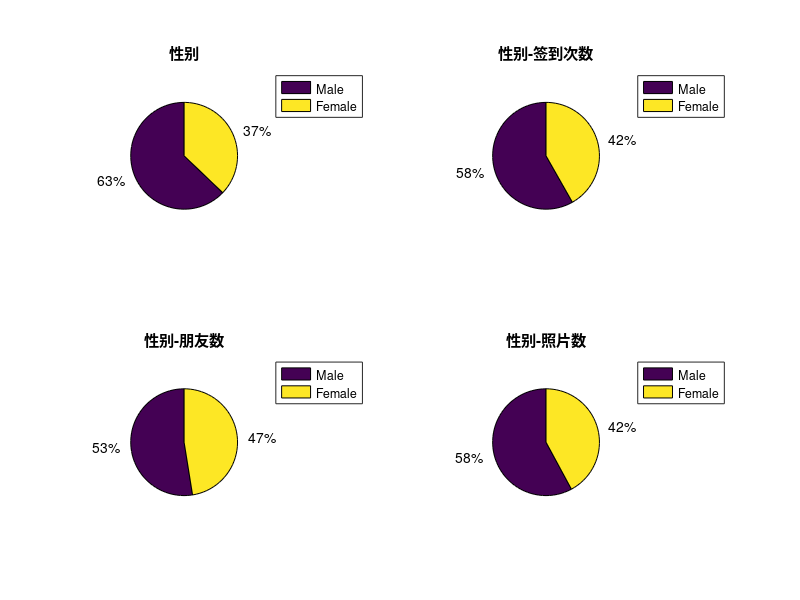

This figure's MATLAB source:
%旅行者个人信息
%载入数据
load msg.mat

%二维数据饼状图
A=[sum(gend),N-sum(gend)];
figure;
subplot(2,2,1);
pie(A);
title('性别');
legend('Male','Female','Location','NorthEastOutside');

chk_gend_m=gend.*chk_ct;
chk_gend_f=chk_ct-chk_gend_m;
B=[sum(chk_gend_m)/sum(gend),sum(chk_gend_f)/(N-sum(gend))];
subplot(2,2,2);
pie(B);
title('性别-签到次数');
legend('Male','Female','Location','NorthEastOutside');

frd_gend_m=gend.*friend;
frd_gend_f=friend-frd_gend_m;
C=[sum(frd_gend_m)/sum(gend),sum(frd_gend_f)/(N-sum(gend))];
subplot(2,2,3);
pie(C);
title('性别-朋友数');
legend('Male','Female','Location','NorthEastOutside');

pho_gend_m=gend.*photo;
pho_gend_f=photo-pho_gend_m;
D=[sum(pho_gend_m)/sum(gend),sum(pho_gend_f)/(N-sum(gend))];
subplot(2,2,4);
pie(D);
title('性别-照片数');
legend('Male','Female','Location','NorthEastOutside');

saveas(gcf,'msg_pie','jpeg');


